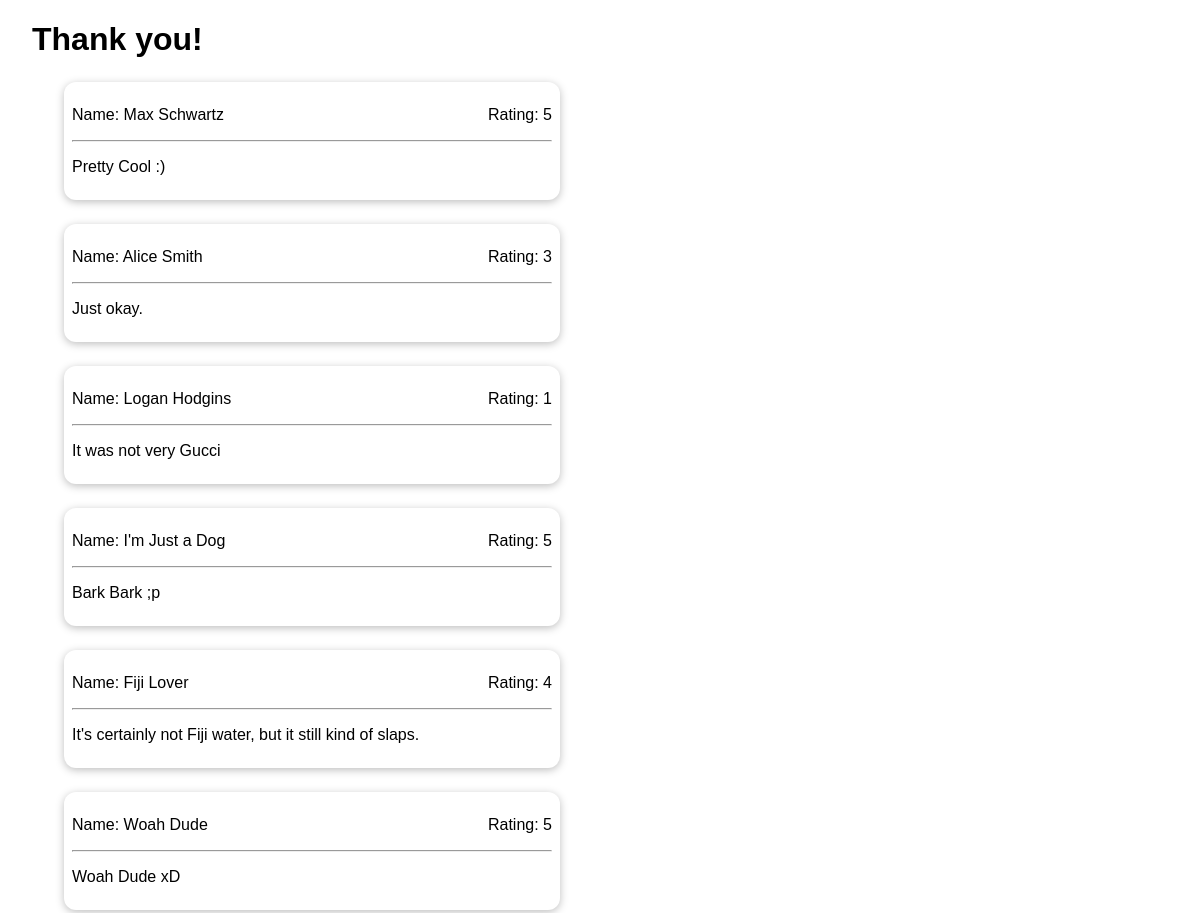
Before: /thank-you with the older database file.
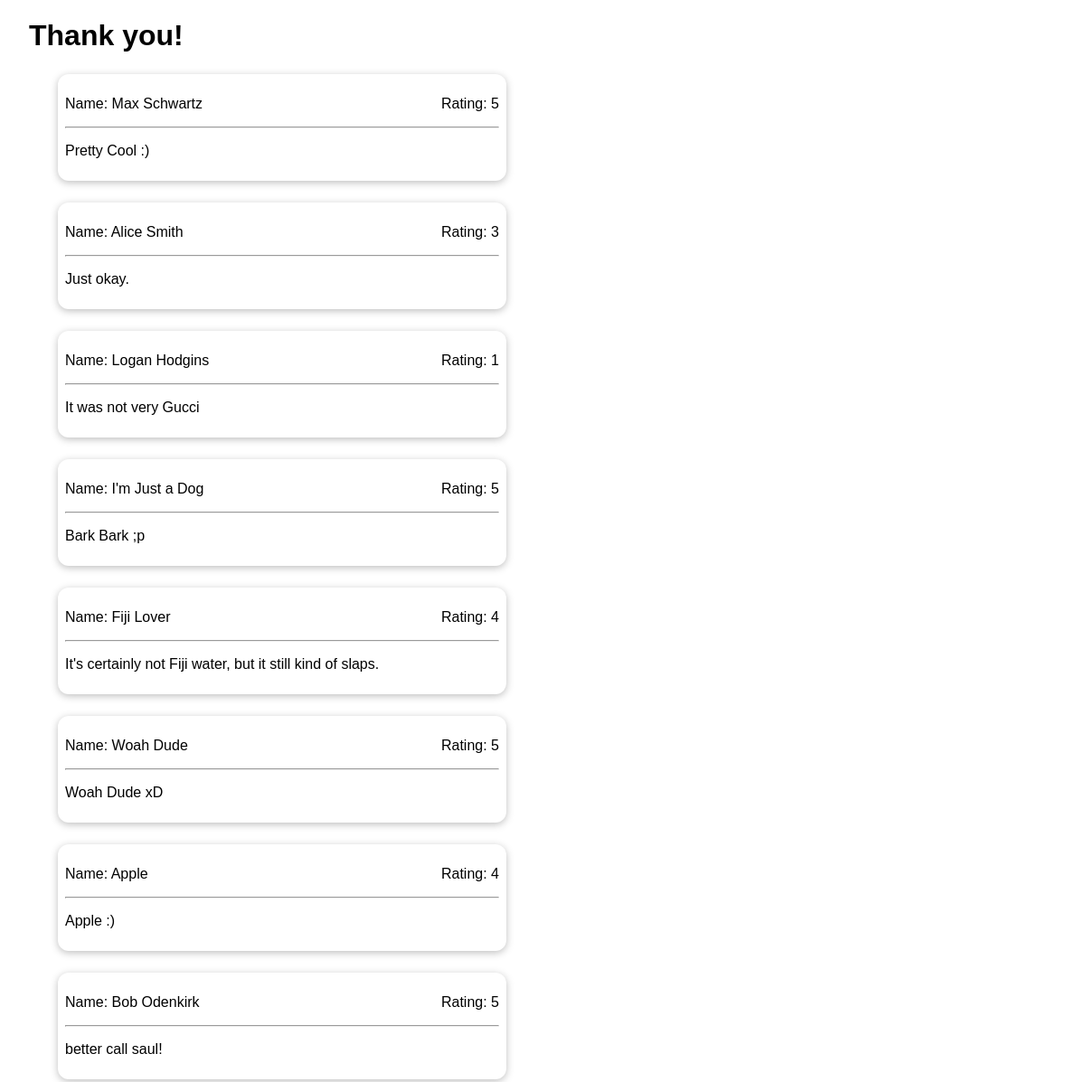
After: the same page with the newer database file.
### reviews/models.py (models this page shows, shortened)
class Review(models.Model):
  user_name = models.CharField(max_length=100)
  review_text = models.TextField()
  rating = models.IntegerField()

### reviews/views.py (the view)
# urls.py: path("thank-you", views.ThankYouView.as_view()),
class ThankYouView(TemplateView):
  template_name = "reviews/thank_you.html"
  def get_context_data(self, **kwargs):
    context = super().get_context_data(**kwargs)
    all_reviews = Review.objects.all()
    context['reviews'] = all_reviews
    return context

### reviews/templates/reviews/thank_you.html (shortened to what this page needs)
{% extends "reviews/base.html" %}
{% block content %}
  <h1 class="review-header">Thank you!</h1>
  <ul class="review">
    {% for review in reviews %}
      {% include "reviews/includes/review_item.html" %}
    {% endfor %}
  </ul>
{% endblock %}

### reviews/templates/reviews/includes/review_item.html
<li>
  <p>Name: {{ review.user_name }} <span class="rating">Rating: {{ review.rating }}</span></p>
  <hr>
  <p>{{ review.review_text }}</p>
</li>

Changed rows visible on the page:
added Review: user_name "Apple", rating "4", review_text "Apple :)"
added Review: user_name "Bob Odenkirk", rating "5", review_text "better call saul!"
